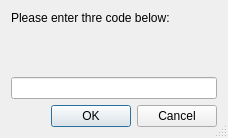
<?xml version="1.0" encoding="UTF-8"?>
<ui version="4.0">
 <class>Dialog</class>
 <widget class="QDialog" name="Dialog">
  <property name="geometry">
   <rect>
    <x>0</x>
    <y>0</y>
    <width>214</width>
    <height>121</height>
   </rect>
  </property>
  <property name="windowTitle">
   <string>SteamGuard</string>
  </property>
  <property name="locale">
   <locale language="English" country="UnitedStates"/>
  </property>
  <property name="sizeGripEnabled">
   <bool>true</bool>
  </property>
  <layout class="QVBoxLayout" name="verticalLayout">
   <item>
    <widget class="QLabel" name="label">
     <property name="text">
      <string>Please enter thre code below:</string>
     </property>
    </widget>
   </item>
   <item>
    <widget class="QLabel" name="labelCaptchaImage">
     <property name="minimumSize">
      <size>
       <width>206</width>
       <height>40</height>
      </size>
     </property>
     <property name="baseSize">
      <size>
       <width>206</width>
       <height>40</height>
      </size>
     </property>
     <property name="text">
      <string notr="true"/>
     </property>
    </widget>
   </item>
   <item>
    <widget class="QLineEdit" name="lineEditCaptchaText"/>
   </item>
   <item>
    <widget class="QDialogButtonBox" name="buttonBox">
     <property name="orientation">
      <enum>Qt::Horizontal</enum>
     </property>
     <property name="standardButtons">
      <set>QDialogButtonBox::Cancel|QDialogButtonBox::Ok</set>
     </property>
    </widget>
   </item>
  </layout>
 </widget>
 <resources/>
 <connections>
  <connection>
   <sender>buttonBox</sender>
   <signal>accepted()</signal>
   <receiver>Dialog</receiver>
   <slot>accept()</slot>
   <hints>
    <hint type="sourcelabel">
     <x>248</x>
     <y>254</y>
    </hint>
    <hint type="destinationlabel">
     <x>157</x>
     <y>274</y>
    </hint>
   </hints>
  </connection>
  <connection>
   <sender>buttonBox</sender>
   <signal>rejected()</signal>
   <receiver>Dialog</receiver>
   <slot>reject()</slot>
   <hints>
    <hint type="sourcelabel">
     <x>316</x>
     <y>260</y>
    </hint>
    <hint type="destinationlabel">
     <x>286</x>
     <y>274</y>
    </hint>
   </hints>
  </connection>
 </connections>
</ui>
